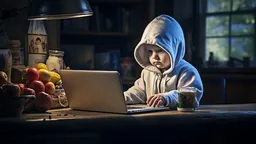
#> input picture fake_image/fake_image.webp, 256 x 144 px, shrunk from 626 x 351 before the run
$ jupyter execute fake.ipynb
#> lines starting #> are read from the running program, lines starting #| are printed output that depends on the picture
[cell 1]
from warnings import filterwarnings
filterwarnings("ignore")

[cell 2]
import cv2

[cell 3]
img=cv2.imread("fake_image.webp")
#> img is the input picture: shape (144, 256, 3); mean B, G, R 50.6, 49, 48.7
img

[cell 4]
img.shape
#> Out = (144, 256, 3)

[cell 5]
import matplotlib.pylab as plt
plt.imshow(img)

[cell 6]
img_rgb=cv2.cvtColor(img, cv2.COLOR_BGR2RGB)
img_rgb

[cell 7]
plt.imshow(img_rgb)

[cell 8]
img_grey=cv2.imread("fake_image.webp",cv2.IMREAD_GRAYSCALE)
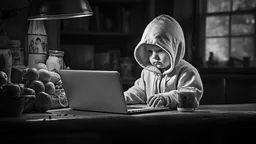
#> img_grey: shape (144, 256); min 0, max 254, mean 49.1
img_grey

[cell 9]
plt.imshow(img_grey,cmap="gray")

### Split image

[cell 10]
b,g,r=cv2.split(img)
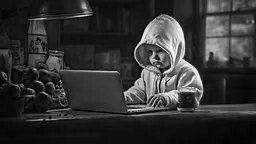
#> b: shape (144, 256); min 0, max 255, mean 50.6
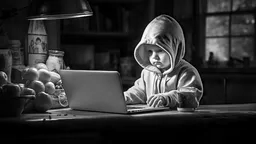
#> r: shape (144, 256); min 0, max 255, mean 48.7

[cell 11]
b

[cell 12]
g

[cell 13]
r

[cell 14]
plt.imshow(b, cmap="Blues")

[cell 15]
plt.imshow(r, cmap="Reds")

[cell 16]
plt.imshow(g, cmap="Greens")

[cell 17]
import seaborn as sns

[cell 18]
a = cv2.imread("fake_image.webp", cv2.IMREAD_GRAYSCALE)
a

[cell 19]
plt.imshow(a,cmap="gray")

[cell 20]
plt.figure(figsize=(16, 16))
sns.heatmap(a, fmt='d', annot=True)
plt.show()
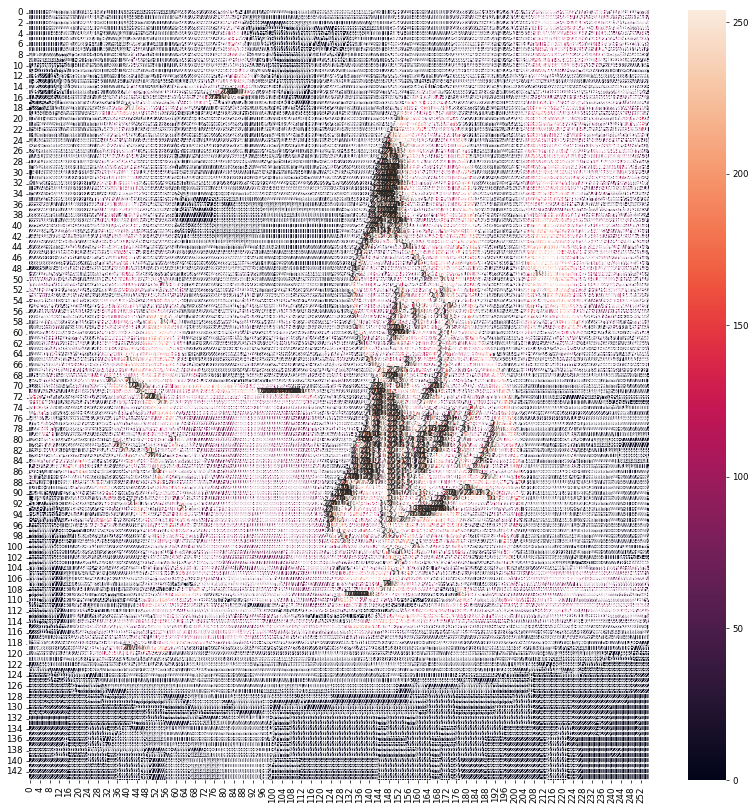
#> figure drawn by matplotlib, 2 panels
